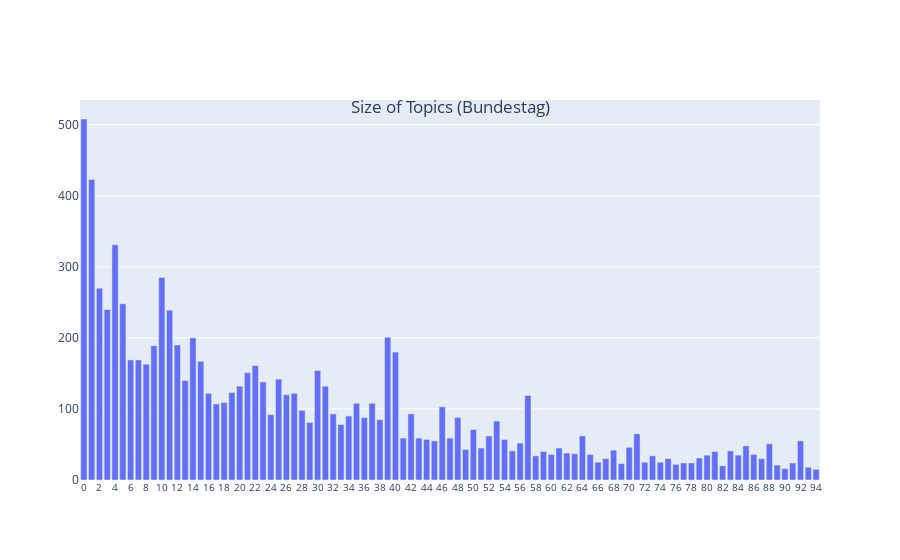

Notebook code cell kept with this figure:
### Code cell
fig = px.bar(dftm[~(dftm["Topic"]==-1)].Topic.value_counts(), title="Size of Topics (Bundestag)")
fig.update_layout(title_x=0.5, title_y=0.82, showlegend=False, xaxis_title=None, yaxis_title=None)
fig.update_layout(xaxis=dict(tickfont_size=10, tickvals=list(range(0, dfcount["Topic"].nunique(), 2))))
#fig.update_traces(textfont_size=14, textangle=0, textposition="outside", cliponaxis=False)
fig.update_xaxes(tickangle=0)
fig.show()

### Figure 1 — Plotly figure (JSON) as saved in the notebook; plotly's stock layout.template omitted (floating-point values rounded to 4 significant figures)
{"data": [{"alignmentgroup": "True", "hovertemplate": "variable=count<br>Topic=%{x}<br>value=%{y}<extra></extra>", "legendgroup": "count", "marker": {"color": "#636efa", "pattern": {"shape": ""}}, "name": "count", "offsetgroup": "count", "orientation": "v", "showlegend": true, "textposition": "auto", "type": "bar", "x": [0, 1, 4, 10, 2, 5, 3, 11, 39, 14, 12, 9, 40, 7, 6, 15, 8, 22, 30, 21, 25, 13, 23, 20, 31, 19, 16, 27, 26, 57, 18, 37, 35, 17, 46, 28, 42, 32, 24, 34, 48, 36, 38, 53, 29, 33, 50, 71, 52, 64, 41, 47, 43, 54, 44, 92, 45, 56, 88, 85, 70, 61, 51, 49, 68, 83, 55, 59, 81, 62, 63, 60, 65, 86, 80, 84, 58, 73, 79, 67, 87, 75, 66, 72, 74, 91, 77, 78, 69, 76, 89, 82, 93, 90, 94], "xaxis": "x", "y": [508, 423, 331, 285, 270, 248, 240, 239, 201, 200, 190, 189, 180, 169, 169, 167, 163, 161, 154, 151, 142, 140, 138, 132, 132, 123, 122, 122, 120, 119, 109, 108, 108, 107, 103, 98, 93, 93, 92, 90, 88, 88, 85, 83, 81, 78, 71, 65, 62, 62, 59, 59, 59, 57, 57, 55, 55, 52, 51, 48, 46, 45, 45, 43, 42, 41, 41, 40, 40, 38, 37, 36, 36, 36, 35, 35, 34, 34, 31, 30, 30, 30, 25, 25, 25, 24, 24, 24, 23, 22, 21, 20, 18, 16, 15], "yaxis": "y"}], "layout": {"autosize": true, "barmode": "relative", "legend": {"title": {"text": "variable"}, "tracegroupgap": 0}, "showlegend": false, "title": {"text": "Size of Topics (Bundestag)", "x": 0.5, "y": 0.82}, "xaxis": {"anchor": "y", "autorange": true, "domain": [0, 1], "range": [-0.5, 94.5], "tickangle": 0, "tickfont": {"size": 10}, "tickvals": [0, 2, 4, 6, 8, 10, 12, 14, 16, 18, 20, 22, 24, 26, 28, 30, 32, 34, 36, 38, 40, 42, 44, 46, 48, 50, 52, 54, 56, 58, 60, 62, 64, 66, 68, 70, 72, 74, 76, 78, 80, 82, 84, 86, 88, 90, 92, 94], "title": {}, "type": "linear"}, "yaxis": {"anchor": "x", "autorange": true, "domain": [0, 1], "range": [0, 534.7], "title": {}, "type": "linear"}}}
